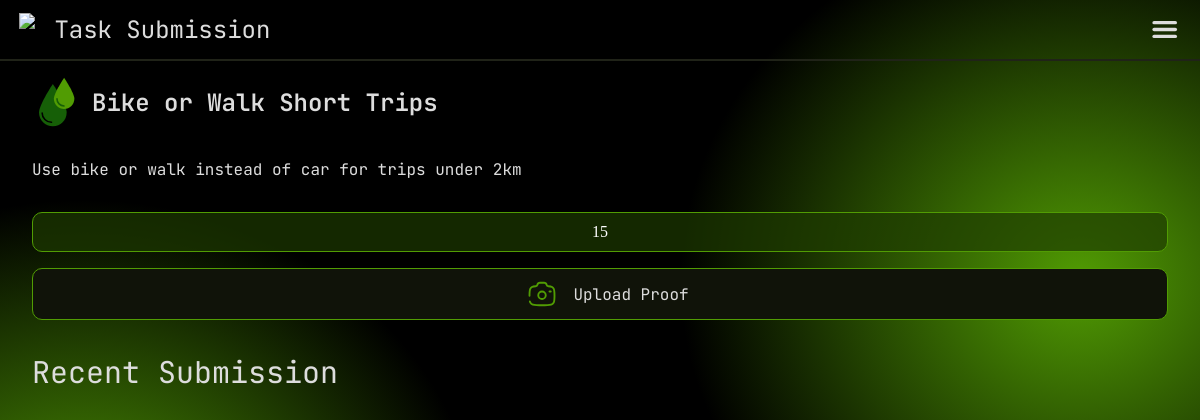
Screenshot of /task_submission.php?ID=TA_0004 (signed in) with the database file from the repository.
### tables this page shows
CREATE TABLE TASK (
    ID VARCHAR(50) PRIMARY KEY,
    title VARCHAR(500),
    description VARCHAR(2000),
    curator_instructions VARCHAR(500),
    active BOOLEAN,

    target INT,
    excess_limit INT,
    reward_rate INT,
    goal_type VARCHAR(100),
    goal_contribution DECIMAL(20,10),
    

    occurance_type VARCHAR(10),
    schedule INT,

    FOREIGN KEY (goal_type) REFERENCES GOAL_TYPE(ID)
);

### api/task/functions.php (called while the page is built, shortened)
<?php
function task_fetch_all($active = true)
{
    include dirname(__DIR__) . "/conn.php";
    if (is_null($active)) {
        $query = "SELECT * FROM task";
    } else {
        $activeValue = $active ? 1 : 0;
        $query = "SELECT * FROM task WHERE active = $activeValue";
    }
    $result = mysqli_query($dbConnection, $query);
    $tasks = array();
    foreach (mysqli_fetch_all($result, MYSQLI_ASSOC) as $row) {
        $tasks[$row['ID']] = $row;
    }
    return $tasks;
}

### task_submission.php (the view, shortened to what this page needs)
<?php
include './api/conn.php';
include './api/task/functions.php';
include './api/points/functions.php';
include './api/credentials.php';
include './api/users/functions.php';
$tasks = task_fetch_all();
$taskID = $_GET['ID'];
$currentTask = $tasks[$taskID];
$points = $currentTask['target'] * $currentTask['reward_rate'];
?>
<!DOCTYPE html>
<html lang="en">
<head>
    <link rel="stylesheet" href="./styles/style.css">
    <link rel="stylesheet" href="./styles/task_submission.css">
</head>
<body>
    <div id="parent">
        <div id="bg-color">
            <?php $headerTitle = "Task Submission";
            include './components/header.php' ?>
            <div id="element">
                <div id="tasks">
                    <div id="task-header">
                        <img src="./assets/ivp/water-drops-svgrepo-com (1).svg" alt="">
                        <p><?php echo $currentTask['title'] ?></p>
                    </div>
                    <p id="task-body">
                        <?php echo $currentTask['description'] ?>
                    </p>
                    <div id="points"><?php echo $points ?></div>
                    <div id="cameraBtn">
                        <a href="">
                            <img src="./assets/ivp/camera-svgrepo-com.svg" alt="">
                            <p>Upload Proof</p>
                        </a>
                    </div>
                </div>
                <div id="submission">
                    <div id="submission-header">
                        <h2>Recent Submission</h2>
                    </div>
                </div>
            </div>
        </div>
    </div>
</body>
</html>

### styles/style.css (style rules this page uses)
:root { --text: #ddd; --secondary-text: #7f7f7f; --background: #000; --background-secondary: #101309; --tertiary: #34352d; --tertiary-background: #1d1f15; --accent: #519C03; --accent-background: color-mix(in srgb, var(--accent) 20%, transparent 80%); --accent-border: color-mix(in srgb, var(--accent) 10%, transparent 90%); --daily: #3B82F6; --daily-background: color-mix(in srgb, var(--daily), transparent 80%); --weekly: #8B5CF6; --weekly-background: color-mix(in srgb, var(--weekly), transparent 80%); --streak: #e76c00; --error: #E7000B; --error-secondary: #3A170F; --border-color: #202318; --border-radius: 16px; --border-width: 1px; --title-size: 6rem; --screen-padding: 2rem; --block-padding: 1rem; --submission-card-width: 30em; --pending: #F0B000; --pending-background: color-mix(in srgb, var(--pending), transparent 80%); --approved: var(--accent); --approved-background: var(--accent-background); --rejected: var(--error); --rejected-background: var(--error-secondary); }
html, body, head { background: black; }
h1, h2, h3, h4, h5, h6, p, input, textarea, select, option, button, a, span, button, label, small, p { font-family: 'Jetbrains Mono'; font-weight: 400; color: var(--text); }
h2 { font-size: 1.875rem; }

### styles/task_submission.css (style rules this page uses)
body { color: white; min-height: 100vh !important; margin: 0; padding: 0; }
#bg-color { display: flex; flex-direction: column; background: radial-gradient(ellipse 2200px 1800px at 97% 30%, var(--accent) 0%, transparent 10%), radial-gradient(ellipse 2200px 1800px at 5% 71%, var(--accent) 0%, transparent 10%), black !important; height: 100vh; overflow: hidden; }
@media (min-width: 1024px) { #bg-color { background: radial-gradient(ellipse 2000px 1800px at 90% 35%, var(--accent) 0%, transparent 20%), radial-gradient(ellipse 2000px 1800px at 7% 70%, var(--accent) 0%, transparent 20%), black !important; height: 100vh; } }
#element { overflow-y: scroll; width: 100%; scrollbar-width: none; }
#tasks { margin: 1em 2em 2em 2em; position: relative; top: 0; }
#task-body { text-align: justify; margin: 2em 0; }
#points { background: var(--background-secondary); border-style: solid; border-width: var(--border-width); border-color: var(--accent); border-radius: 10px; background: #1e3b00ae; padding: 10px; justify-content: center; text-align: center; }
#submission { margin: 2em 0; }
#submission-header { margin: 1em 2em; }

### rows the page displays
task: title "Bike or Walk Short Trips", description "Use bike or walk instead of car for trips under 2km", reward_rate "15"

### other values shown
$headerTitle "Task Submission"
